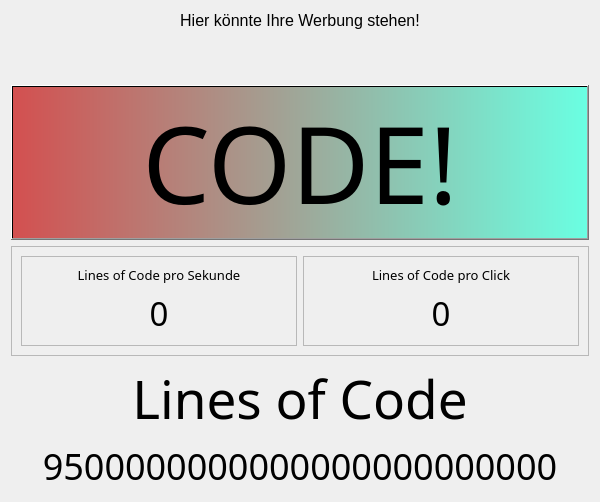
     <widget class="QWidget" name="widgetMainFrame" native="true">
      <property name="enabled">
       <bool>true</bool>
      </property>
      <property name="minimumSize">
       <size>
        <width>600</width>
        <height>0</height>
       </size>
      </property>
      <property name="layoutDirection">
       <enum>Qt::LeftToRight</enum>
      </property>
      <layout class="QVBoxLayout" name="verticalLayout_3">
       <item>
        <widget class="QLabel" name="labelHeadline">
         <property name="font">
          <font>
           <pointsize>12</pointsize>
          </font>
         </property>
         <property name="text">
          <string>&lt;html&gt;&lt;head/&gt;&lt;body&gt;&lt;p&gt;Hier könnte Ihre Werbung stehen!&lt;/p&gt;&lt;p&gt;&lt;br/&gt;&lt;/p&gt;&lt;/body&gt;&lt;/html&gt;</string>
         </property>
         <property name="alignment">
          <set>Qt::AlignCenter</set>
         </property>
        </widget>
       </item>
       <item>
        <widget class="QPushButton" name="pushButtonLoc">
         <property name="sizePolicy">
          <sizepolicy hsizetype="Preferred" vsizetype="Preferred">
           <horstretch>0</horstretch>
           <verstretch>0</verstretch>
          </sizepolicy>
         </property>
         <property name="minimumSize">
          <size>
           <width>0</width>
           <height>0</height>
          </size>
         </property>
         <property name="font">
          <font>
           <family>Century Gothic</family>
           <pointsize>80</pointsize>
          </font>
         </property>
         <property name="styleSheet">
          <string notr="true">background-color: qlineargradient(spread:pad, x1:0, y1:0, x2:1, y2:0, stop:0 rgba(211, 80, 80, 255), stop:1 rgba(106, 255, 226, 255));</string>
         </property>
         <property name="text">
          <string>CODE!</string>
         </property>
        </widget>
       </item>
       <item>
        <widget class="QFrame" name="frame_3">
         <property name="sizePolicy">
          <sizepolicy hsizetype="Preferred" vsizetype="Maximum">
           <horstretch>0</horstretch>
           <verstretch>0</verstretch>
          </sizepolicy>
         </property>
         <property name="frameShape">
          <enum>QFrame::StyledPanel</enum>
         </property>
         <property name="frameShadow">
          <enum>QFrame::Raised</enum>
         </property>
         <layout class="QHBoxLayout" name="horizontalLayout_13">
          <item>
           <widget class="QFrame" name="frame_4">
            <property name="sizePolicy">
             <sizepolicy hsizetype="Preferred" vsizetype="Maximum">
              <horstretch>0</horstretch>
              <verstretch>0</verstretch>
             </sizepolicy>
            </property>
            <property name="frameShape">
             <enum>QFrame::StyledPanel</enum>
            </property>
            <property name="frameShadow">
             <enum>QFrame::Raised</enum>
            </property>
            <layout class="QVBoxLayout" name="verticalLayout_4">
             <item>
              <widget class="QLabel" name="labelTitleLoCpS">
               <property name="sizePolicy">
                <sizepolicy hsizetype="Preferred" vsizetype="Maximum">
                 <horstretch>0</horstretch>
                 <verstretch>0</verstretch>
                </sizepolicy>
               </property>
               <property name="font">
                <font>
                 <family>Century Gothic</family>
                 <pointsize>10</pointsize>
                </font>
               </property>
               <property name="layoutDirection">
                <enum>Qt::LeftToRight</enum>
               </property>
               <property name="text">
                <string>Lines of Code pro Sekunde</string>
               </property>
               <property name="alignment">
                <set>Qt::AlignBottom|Qt::AlignHCenter</set>
               </property>
              </widget>
             </item>
             <item>
              <widget class="QLabel" name="labelLoCpS">
               <property name="sizePolicy">
                <sizepolicy hsizetype="Preferred" vsizetype="Maximum">
                 <horstretch>0</horstretch>
                 <verstretch>0</verstretch>
                </sizepolicy>
               </property>
               <property name="font">
                <font>
                 <family>Century Gothic</family>
                 <pointsize>25</pointsize>
                </font>
               </property>
               <property name="text">
                <string>0</string>
               </property>
               <property name="alignment">
                <set>Qt::AlignCenter</set>
               </property>
              </widget>
             </item>
            </layout>
           </widget>
          </item>
          <item>
           <widget class="QFrame" name="frame_5">
            <property name="sizePolicy">
             <sizepolicy hsizetype="Preferred" vsizetype="Maximum">
              <horstretch>0</horstretch>
              <verstretch>0</verstretch>
             </sizepolicy>
            </property>
            <property name="frameShape">
             <enum>QFrame::StyledPanel</enum>
            </property>
            <property name="frameShadow">
             <enum>QFrame::Raised</enum>
            </property>
            <layout class="QVBoxLayout" name="verticalLayout_5">
             <item>
              <widget class="QLabel" name="labelTitleLoCpS_2">
               <property name="sizePolicy">
                <sizepolicy hsizetype="Preferred" vsizetype="Maximum">
                 <horstretch>0</horstretch>
                 <verstretch>0</verstretch>
                </sizepolicy>
               </property>
               <property name="font">
                <font>
                 <family>Century Gothic</family>
                 <pointsize>10</pointsize>
                </font>
               </property>
               <property name="layoutDirection">
                <enum>Qt::LeftToRight</enum>
               </property>
               <property name="text">
                <string>Lines of Code pro Click</string>
               </property>
               <property name="alignment">
                <set>Qt::AlignBottom|Qt::AlignHCenter</set>
               </property>
              </widget>
             </item>
             <item>
              <widget class="QLabel" name="labelLoCpClick">
               <property name="sizePolicy">
                <sizepolicy hsizetype="Preferred" vsizetype="Maximum">
                 <horstretch>0</horstretch>
                 <verstretch>0</verstretch>
                </sizepolicy>
               </property>
               <property name="font">
                <font>
                 <family>Century Gothic</family>
                 <pointsize>25</pointsize>
                </font>
               </property>
               <property name="text">
                <string>0</string>
               </property>
               <property name="alignment">
                <set>Qt::AlignCenter</set>
               </property>
              </widget>
             </item>
            </layout>
           </widget>
          </item>
         </layout>
        </widget>
       </item>
       <item>
        <widget class="QLabel" name="labelTitleLoC">
         <property name="sizePolicy">
          <sizepolicy hsizetype="Preferred" vsizetype="Maximum">
           <horstretch>0</horstretch>
           <verstretch>0</verstretch>
          </sizepolicy>
         </property>
         <property name="font">
          <font>
           <family>Century Gothic</family>
           <pointsize>40</pointsize>
          </font>
         </property>
         <property name="text">
          <string>Lines of Code</string>
         </property>
         <property name="alignment">
          <set>Qt::AlignBottom|Qt::AlignHCenter</set>
         </property>
        </widget>
       </item>
       <item>
        <widget class="QLabel" name="labelLoC">
         <property name="sizePolicy">
          <sizepolicy hsizetype="Preferred" vsizetype="Maximum">
           <horstretch>0</horstretch>
           <verstretch>0</verstretch>
          </sizepolicy>
         </property>
         <property name="font">
          <font>
           <family>Century Gothic</family>
           <pointsize>27</pointsize>
          </font>
         </property>
         <property name="text">
          <string>9500000000000000000000000</string>
         </property>
         <property name="alignment">
          <set>Qt::AlignCenter</set>
         </property>
        </widget>
       </item>
      </layout>
     </widget>
